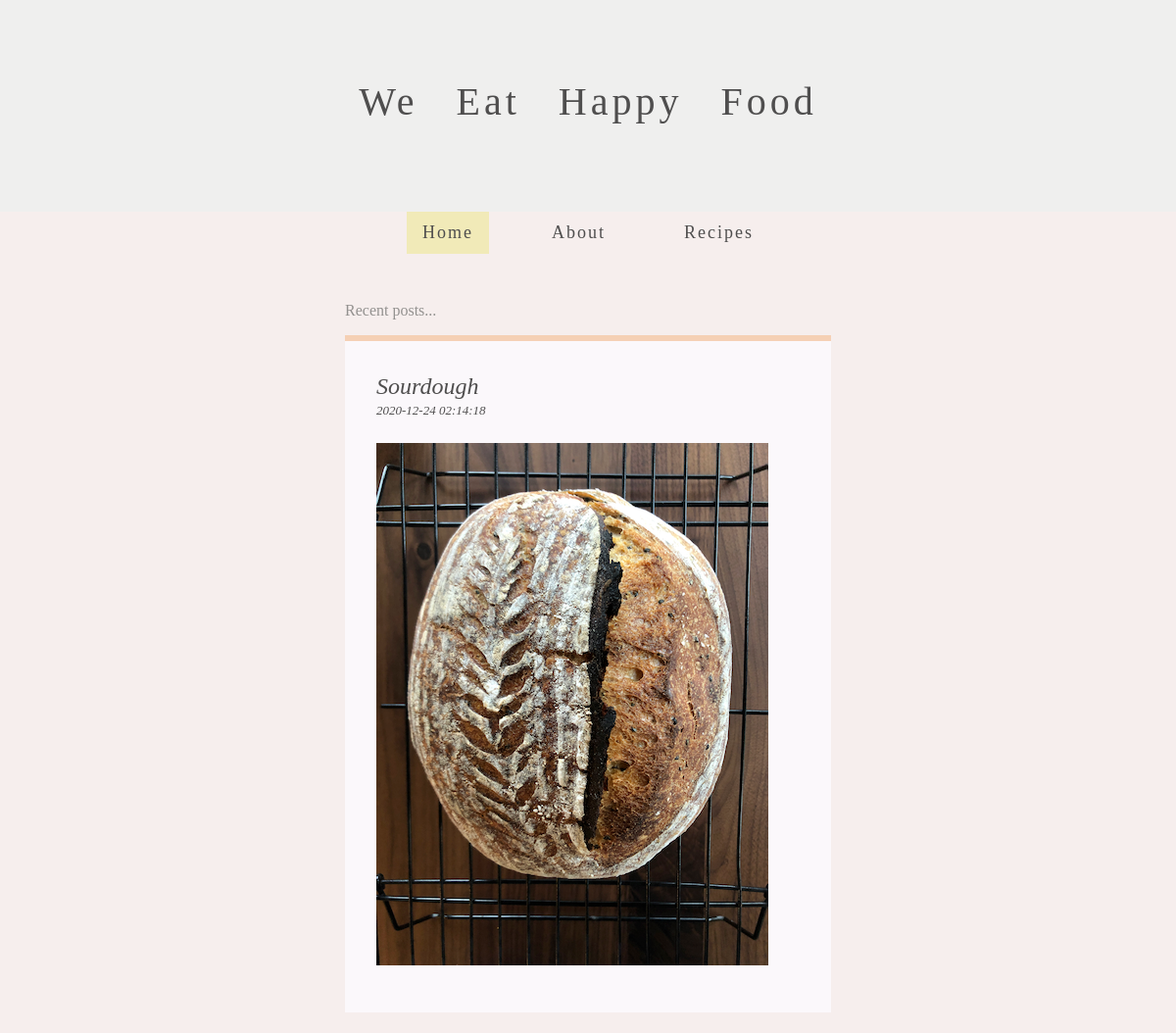
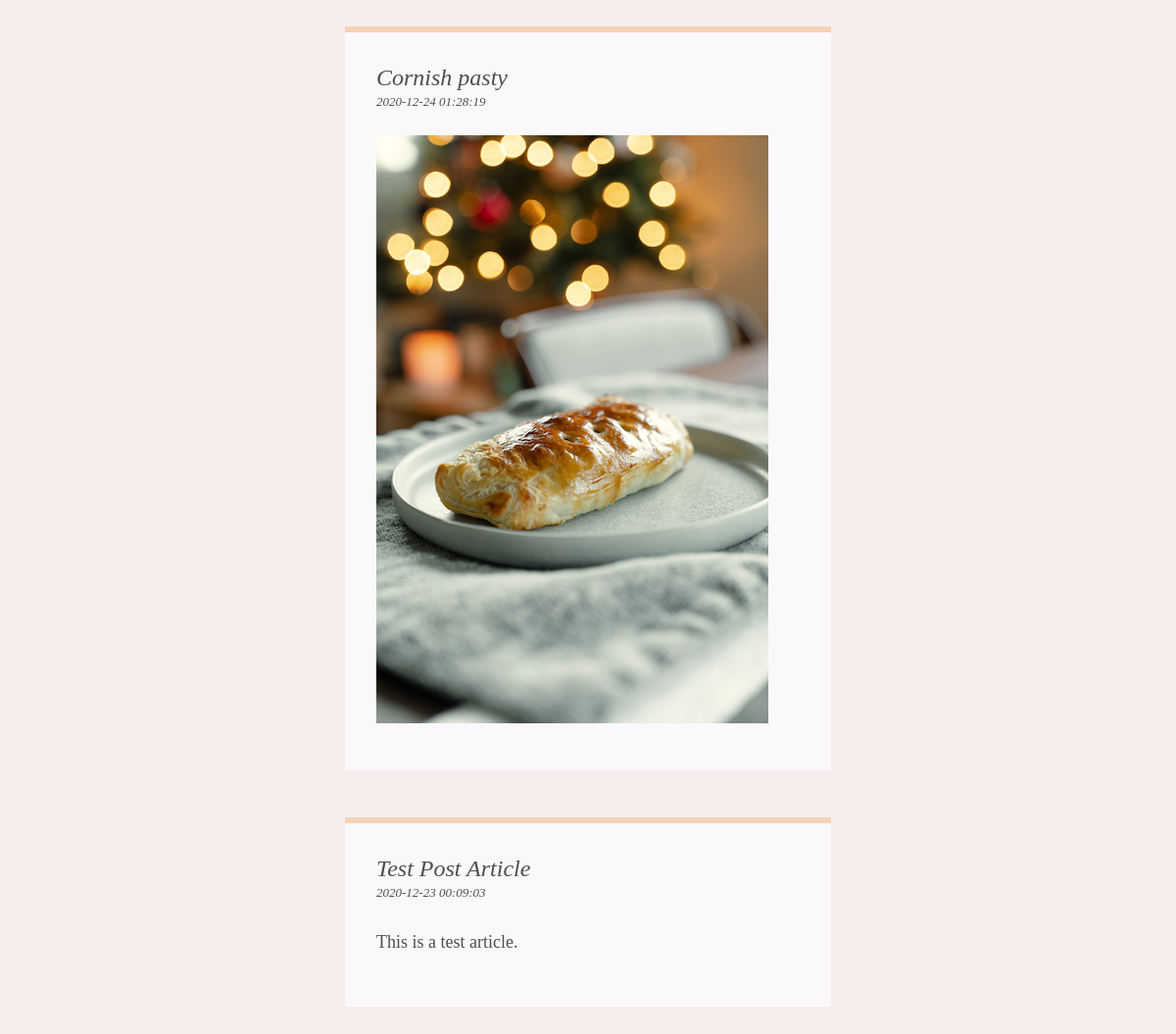
The page / on the database its author committed (2 pictures, top to bottom).
### tables this page shows
CREATE TABLE 'post'(
    'url_slug' TEXT PRIMARY KEY,
    'title' TEXT NOT NULL,
    'author' TEXT NOT NULL,
    'time_created' DATETIME NOT NULL DEFAULT CURRENT_TIMESTAMP,
    'body' TEXT NOT NULL
);

### application.py (the view)
@app.route("/")
def index():
    _, db_cursor = get_db()
    recent_posts = db_cursor.execute("SELECT * FROM post ORDER BY time_created DESC LIMIT 3").fetchall()
    recent_posts = helper.convert_markdown_posts(recent_posts, summarize=True)
    return render_template("index.html", posts=recent_posts)

### application.py (called while the page is built)
@app.after_request
def after_request(response):
    response.headers["Cache-Control"] = "no-cache, no-store, must-revalidate"
    response.headers["Expires"] = 0
    response.headers["Pragma"] = "no-cache"
    return response

def get_db():
    db_conn = sqlite3.connect("blog.db")
    db_conn.row_factory = sqlite3.Row
    return db_conn, db_conn.cursor()

### helper.py (called while the page is built)
def convert_markdown_posts(posts, summarize=False):
    processed_posts = []
    for p in posts:
        new_post = {
            'title': p['title'],
            'url_slug': p['url_slug'],
            'time_created': p['time_created'],
            'body': markdown2.markdown(p['body'])
        }
        if summarize:
            new_post["body"] = new_post["body"].split('\n')[0]
        processed_posts.append(new_post)
    return processed_posts

### templates/index.html (shortened to what this page needs)
{% extends "base.html" %}
{% block content %}
        <div class="content">
            <h6>Recent posts...</h6>
            {% for post in posts %}
            <div class="post">
                <div class="post-title">
                    <a href="/posts/{{ post["url_slug"] }}"><h4>{{ post["title"] }}</h4></a>
                    <div class="post-date">{{ post["time_created"] }}</div>
                </div>
                {{ post["body"]|safe }}
            </div>
            {% endfor %}
        </div>
{% endblock %}

### templates/base.html (shortened to what this page needs)
<!DOCTYPE html>
<html lang="en">
    <head>
        <link href="/static/bootstrap.min.css" rel="stylesheet">
        <link href="/static/style.css" rel="stylesheet">
    </head>
    <body>
        <div class="header"><h1>We Eat Happy Food</h1></div>
        <nav class="nav">
          {% if request.path == "/" %}
          <a class="nav-link active" href="/">Home</a>
          {% else %}
          <a class="nav-link" href="/">Home</a>
          {% endif %}
          {% if request.path == "/about" %}
          <a class="nav-link active" href="/about">About</a>
          {% else %}
          <a class="nav-link" href="/about">About</a>
          {% endif %}
          {% if request.path == "/recipes" %}
          <a class="nav-link active" href="/recipes">Recipes</a>
          {% else %}
          <a class="nav-link" href="/recipes">Recipes</a>
          {% endif %}
        </nav>
        {% block content %}{% endblock %}
    </body>
</html>

### static/style.css (style rules this page uses)
body { background-color:#f6eeed; font-family: Script; color: #4f4e4e; }
.header { background-color:#efefee; text-align: center; padding-top: 5rem; padding-bottom: 5rem; }
.header h1 { font-size: 40px; letter-spacing: 4px; word-spacing: 25px; }
.nav { text-align: center; font-size: 18px; display: flex; justify-content: center; }
.nav a { color: #4f4e4e; letter-spacing: 2px; }
.nav-link { margin-left: 1.5rem; margin-right: 1.5rem; }
.nav a.active { background-color: #f1eab8; }
.content { padding-left:22rem; padding-right:22rem; margin-top:3rem; }
.content h6 { color:#93918f; margin-top: 1rem; }
.post { margin-top:1rem; margin-bottom:3rem; background-color:#fbf8fb; padding:2rem; border-top: 0.4rem solid #f5d0b5; }
.post-title { margin-bottom:1.5rem; font-style:italic; }
.post-title a { color:#4f4e4e; }
.post-title h4 { margin-bottom:0rem; }
.post-date { font-size:13px; }
.post p { line-height:35px; font-size:18px; }

### rows shown on the page
post: title "Sourdough", time_created "2020-12-24 02:14:18"
post: title "Cornish pasty", time_created "2020-12-24 01:28:19"
post: title "Test Post Article", time_created "2020-12-23 00:09:03", body "This is a test article."
